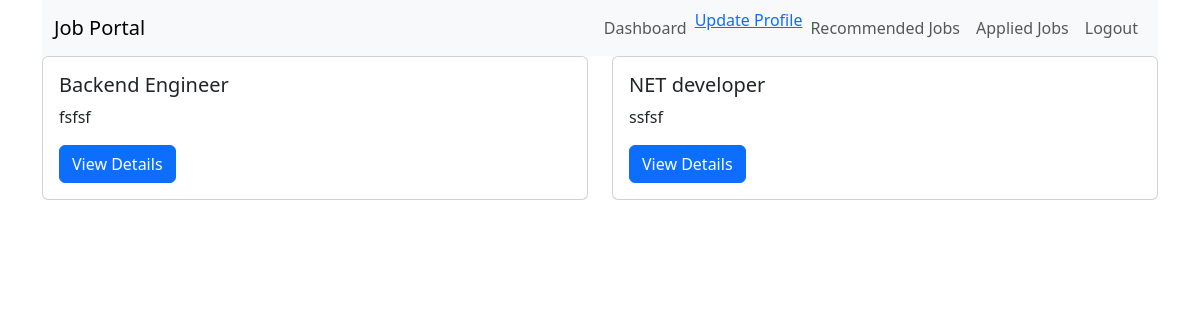
/recommended-jobs/ (signed in), run on the app's committed database.
### job_portal_app/models.py (models this page shows)
class JobPostModel(models.Model):
  title = models.CharField(max_length=255)
  description = models.TextField()
  category = models.ForeignKey(JobCategoryModel, on_delete=models.CASCADE, related_name='job_posts')
  created_at = models.DateTimeField(auto_now_add=True)
  number_of_positions = models.IntegerField(default=1)
  deadline = models.DateField()
  created_by = models.ForeignKey(RecruiterProfileModel, on_delete=models.CASCADE, related_name='posted_jobs')
  skill_set = models.TextField(blank=True, null=True)

### job_portal_app/views.py (the view)
# urls.py: path('recommended-jobs/', recommendedJobs, name='recommended_jobs_page'),
@login_required
def recommendedJobs(req):
  if req.user.user_type != 'job_seeker':
    logout(req)
    return redirect('login_page')
  job_data = JobPostModel.objects.none()
  skill_set = req.user.job_seeker_profile.skill_set
  for skill in skill_set.split(','):
    cleaned_skill = skill.strip()
    job_data |= JobPostModel.objects.filter(skill_set__icontains = cleaned_skill)
  context = {
    'jobs': job_data
  }
  return render(req, 'recommended_jobs.html', context)

### job_portal_app/templates/recommended_jobs.html
{% extends 'master/base.html' %}
{% block content %}
  <div class="row">
    {% for job in jobs %}
    <div class="col-md-6 mb-4">
      <div class="card">
        <div class="card-body">
          <h5 class="card-title">{{ job.title }}</h5>
          <p class="card-text">{{ job.description|truncatechars:100 }}</p>
          {% if user.user_type == 'job_seeker' %}
          <a href="{% url 'job_details_page' job.id %}" class="btn btn-primary">View Details</a>
          {% else %}
          <a href="{% url 'update_job_page' job.id %}" class="btn btn-warning">Update</a>
          <a href="{% url 'delete_job_page' job.id %}" class="btn btn-danger">Delete</a>
          {% endif %}
        </div>
      </div>
    </div>
    {% endfor %}
{% endblock content %}

### data on the page
JobPostModel: title "Backend Engineer", description "fsfsf"
JobPostModel: title "NET developer", description "ssfsf"
